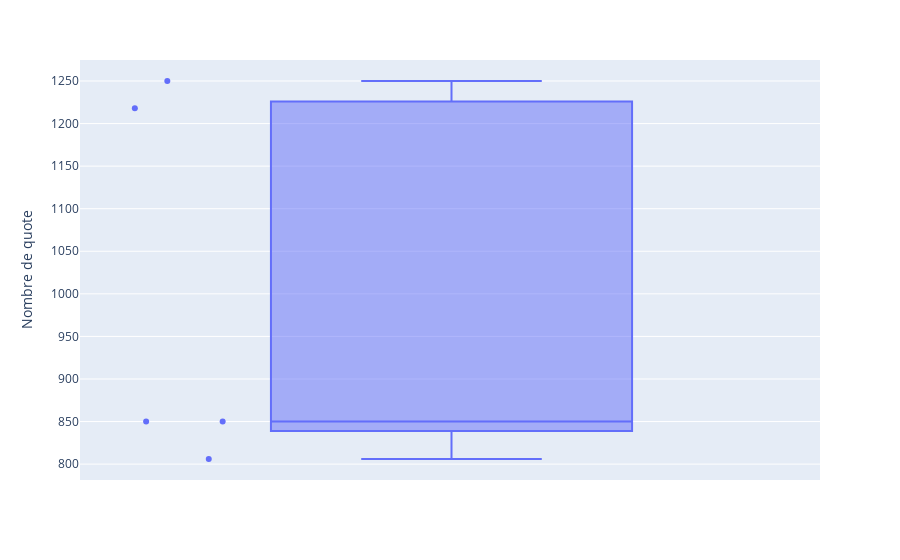

Source (notebook cell):
### Markdown cell above
## Nombre de quote sous forme de boxplot

### Code cell
px.box(
    df_year_quotes_count,
    y="quote",
    points="all",
    labels={
        "quote": "Nombre de quote"
    }
)

### Figure 1 — Plotly figure (JSON) as saved in the notebook; plotly's stock layout.template omitted (floating-point values rounded to 4 significant figures)
{"data": [{"alignmentgroup": "True", "boxpoints": "all", "hovertemplate": "Nombre de quote=%{y}<extra></extra>", "legendgroup": "", "marker": {"color": "#636efa"}, "name": "", "notched": false, "offsetgroup": "", "orientation": "v", "showlegend": false, "type": "box", "x0": " ", "xaxis": "x", "y": [850, 1250, 806, 1218, 850], "y0": " ", "yaxis": "y"}], "layout": {"boxmode": "group", "legend": {"tracegroupgap": 0}, "margin": {"t": 60}, "xaxis": {"anchor": "y", "domain": [0, 1]}, "yaxis": {"anchor": "x", "domain": [0, 1], "title": {"text": "Nombre de quote"}}}}
